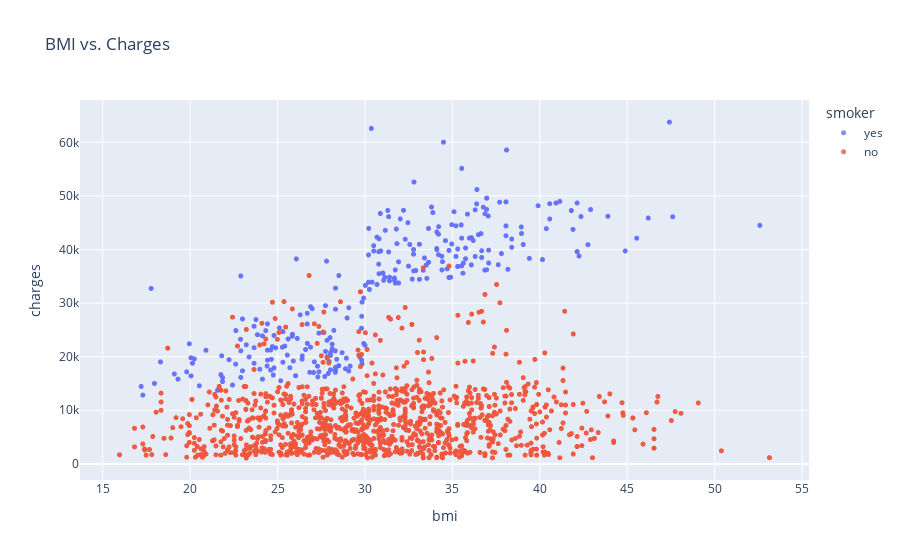

Source (notebook cell):
### Markdown cell above
<h3>BMI and Charges</h3>
<p>Let's visualize the relationship between BMI (body mass index) and charges using another scatter plot. Once again, we'll use the values from the "smoker" column to color the points.

</p>

### Code cell
fig = px.scatter(medical_df, 
                 x='bmi', 
                 y='charges', 
                 color='smoker', 
                 opacity=0.8, 
                 hover_data=['sex'], 
                 title='BMI vs. Charges')
fig.update_traces(marker_size=5)
fig.show()

### Figure 1 — Plotly figure (JSON) as saved in the notebook; plotly's stock layout.template omitted (floating-point values rounded to 4 significant figures; data arrays with more than 128 entries replaced by an {"elided": "..."} marker saying what was removed)
{"data": [{"customdata": {"elided": "564x1 str values"}, "hovertemplate": "smoker=yes<br>bmi=%{x}<br>charges=%{y}<br>sex=%{customdata[0]}<extra></extra>", "legendgroup": "yes", "marker": {"color": "#636efa", "opacity": 0.8, "size": 5, "symbol": "circle"}, "mode": "markers", "name": "yes", "showlegend": true, "type": "scattergl", "x": {"elided": "564 float values"}, "xaxis": "x", "y": {"elided": "564 float values"}, "yaxis": "y"}, {"customdata": {"elided": "2208x1 str values"}, "hovertemplate": "smoker=no<br>bmi=%{x}<br>charges=%{y}<br>sex=%{customdata[0]}<extra></extra>", "legendgroup": "no", "marker": {"color": "#EF553B", "opacity": 0.8, "size": 5, "symbol": "circle"}, "mode": "markers", "name": "no", "showlegend": true, "type": "scattergl", "x": {"elided": "2208 float values"}, "xaxis": "x", "y": {"elided": "2208 float values"}, "yaxis": "y"}], "layout": {"legend": {"title": {"text": "smoker"}, "tracegroupgap": 0}, "title": {"text": "BMI vs. Charges"}, "xaxis": {"anchor": "y", "domain": [0, 1], "title": {"text": "bmi"}}, "yaxis": {"anchor": "x", "domain": [0, 1], "title": {"text": "charges"}}}}
